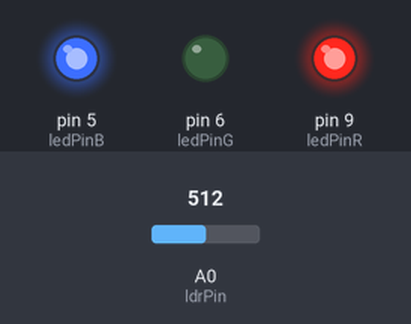
Recording of a sketch running on a simulated Arduino Uno, built with avr-gcc and run on an emulated ATmega328P. Parts: output pins drawn as LEDs (lit = HIGH). The inputs (shaded band) are chosen by the test bench; at power-on: A0 (ldrPin) = 512.

Above: at 1.2 s.
1.3 s: A0 (ldrPin) set to 589
2.8 s: A0 (ldrPin) set to 618
At 4.0 s:
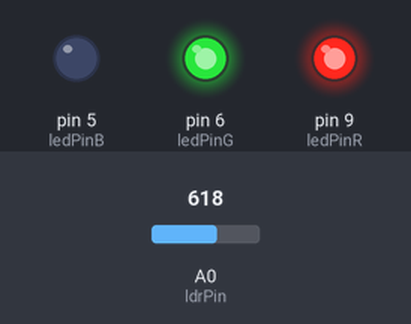
4.3 s: A0 (ldrPin) set to 290
At 5.3 s:
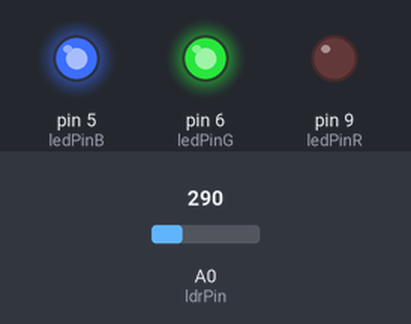
5.8 s: A0 (ldrPin) set to 313
At 6.5 s:
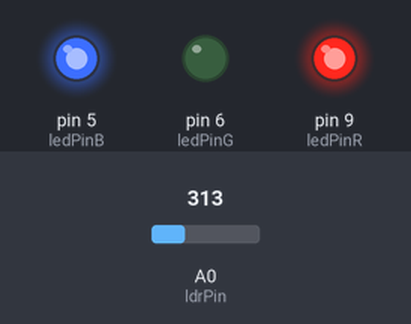
7.3 s: A0 (ldrPin) set to 122
At 7.6 s:
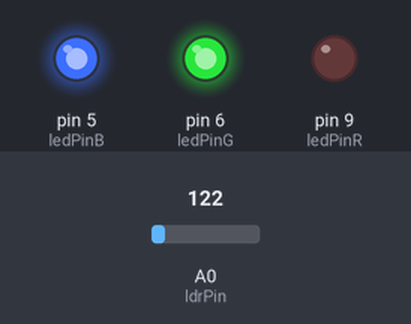
Timing chart, 0 to 9.8 s (numbered marks = the images above; inputs shaded):
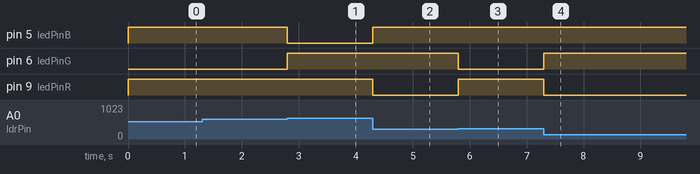

The sketch:

Arduino.ino
```cpp
// (licence header left out)
// Definimos las variables de tipo entero
int ledPinR = 9;
int ledPinG = 6;
int ledPinB = 5;
int ldrPin = 0;

//Este código se ejecuta la primera vez
void setup() {
  // Configuramos los pines en modo salida
  pinMode(ledPinR, OUTPUT);
  pinMode(ledPinG, OUTPUT);
  pinMode(ledPinB, OUTPUT);
  pinMode(ldrPin, INPUT);
  // Inicializamos los pines a un valor BAJO
  analogWrite(ledPinR, 0);
  analogWrite(ledPinG, 0);
  analogWrite(ledPinB, 0);
}

//Este código se ejecuta en bucle repetidamente
void loop() {
  if (analogRead(ldrPin) < 300) {
    analogWrite(ledPinR, 0);
    analogWrite(ledPinG, 255);
    analogWrite(ledPinB, 255);
  } else if (analogRead(ldrPin) < 600) {
    analogWrite(ledPinR, 255);
    analogWrite(ledPinG, 0);
    analogWrite(ledPinB, 255);
  } else {
    analogWrite(ledPinR, 255);
    analogWrite(ledPinG, 255);
    analogWrite(ledPinB, 0);
  }
}
```

Measured:
- the behaviour switches between 599 and 600 on A0 (ldrPin) (found by bisection; images 0 and 1)
- the behaviour switches between 299 and 300 on A0 (ldrPin) (found by bisection; images 2 and 3)
- after the input at 1.3 s, every drawn part: stays the same
- after the input at 2.8 s, pin 5 (ledPinB): HIGH → LOW at once; pin 6 (ledPinG): LOW → HIGH at once
- after the input at 4.3 s, pin 5 (ledPinB): LOW → HIGH at once; pin 9 (ledPinR): HIGH → LOW at once
- after the input at 5.8 s, pin 6 (ledPinG): HIGH → LOW at once; pin 9 (ledPinR): LOW → HIGH at once
- after the input at 7.3 s, pin 6 (ledPinG): LOW → HIGH at once; pin 9 (ledPinR): HIGH → LOW at once
